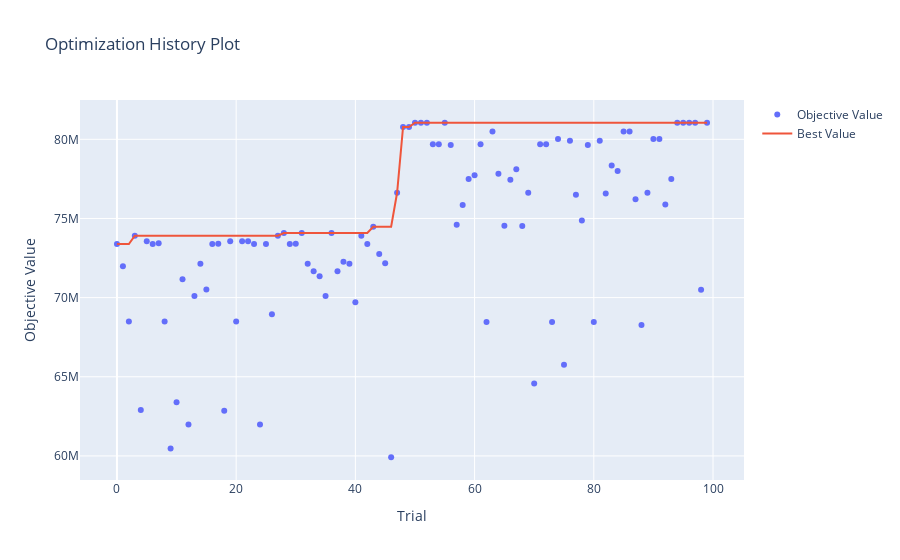

Here is the notebook cell this chart was saved with:
### Markdown cell above
A continuación veremos como fue el proceso de búsqueda a través de las visualizaciones que cuenta la herramienta (los gráficos son bastante autoexplicativos)

### Code cell
optuna.visualization.plot_optimization_history(study)
